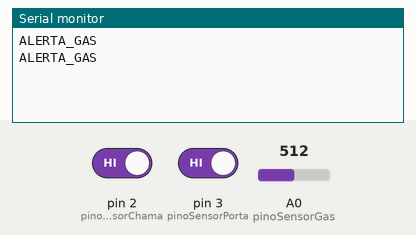
The sketch below on a simulated Arduino Uno, built with avr-gcc and run on an emulated ATmega328P. Parts: the last lines printed to the serial monitor. The inputs (shaded band) are chosen by the test bench; at power-on: A0 (pinoSensorGas) = 512, pin 2 (pinoSensorChama) HIGH, pin 3 (pinoSensorPorta) HIGH.

Above: at 1.8 s.
1.9 s: A0 (pinoSensorGas) set to 407
At 2.8 s:
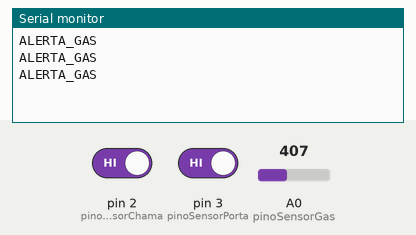
3.4 s: A0 (pinoSensorGas) set to 391
At 4.8 s:
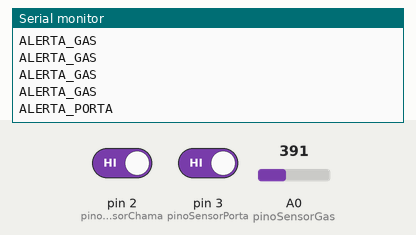

Measured:
- the behaviour switches between 401 and 400 on A0 (pinoSensorGas) (found by bisection; images 1 and 2)
- after the input at 3.4 s, the serial monitor: prints a new line after 0.60 s (image 2)

The sketch:

sensor.ino
```cpp
const int pinoSensorGas = A0;
const int pinoSensorChama = 2;
const int pinoSensorPorta = 3;

const int limiteGas = 400;

void setup() {
  pinMode(pinoSensorChama, INPUT);
  pinMode(pinoSensorPorta, INPUT_PULLUP);
  Serial.begin(9600);
}

void loop() {
  int leituraGas = analogRead(pinoSensorGas);
  int leituraChama = digitalRead(pinoSensorChama);
  int leituraPorta = digitalRead(pinoSensorPorta);

  if (leituraGas > limiteGas) {
    Serial.println("ALERTA_GAS");
  } else if (leituraChama == LOW) {
    Serial.println("ALERTA_CHAMA");
  } else if (leituraPorta == HIGH) {
    Serial.println("ALERTA_PORTA");
  }

  delay(1000);
}
```
